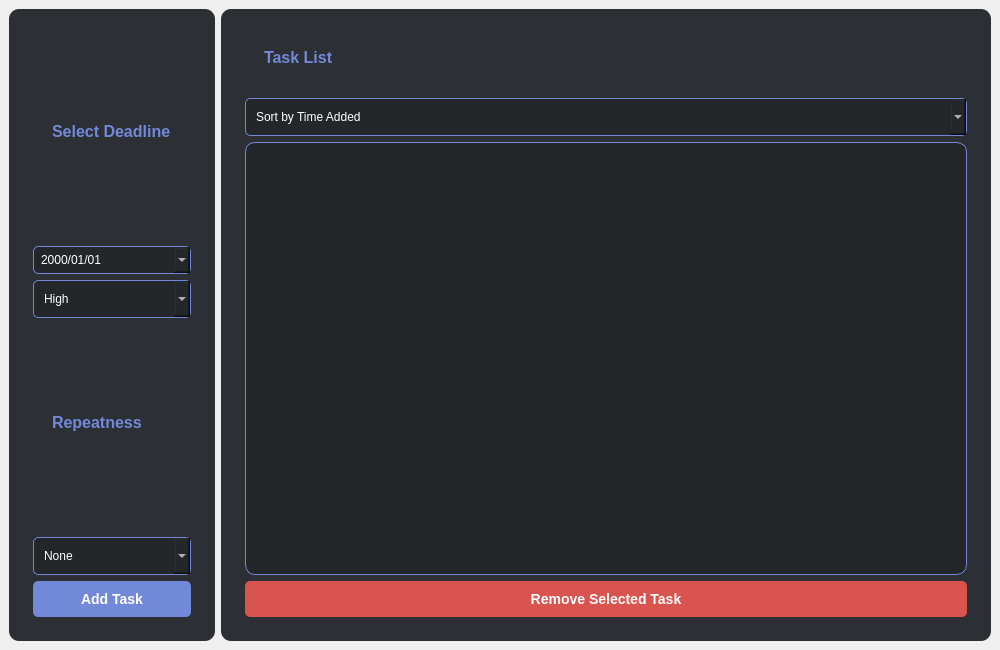
<?xml version="1.0" encoding="UTF-8"?>
<ui version="4.0">
 <class>MainWindow</class>
 <widget class="QMainWindow" name="MainWindow">
  <property name="geometry">
   <rect>
    <x>0</x>
    <y>0</y>
    <width>1000</width>
    <height>650</height>
   </rect>
  </property>
  <property name="windowTitle">
   <string>Modern To-Do List</string>
  </property>
  <widget class="QWidget" name="centralwidget">
   <layout class="QHBoxLayout" name="horizontalLayout">
    <item>
     <widget class="QFrame" name="inputFrame">
      <property name="styleSheet">
       <string notr="true">background-image: url(:/newPrefix/Todd_Diemer____YSZROKIJL9.jpg);
        background-color: #2c2f33;
        color: #ffffff;
        border-radius: 10px;
        padding: 15px;
       </string>
      </property>
      <layout class="QVBoxLayout" name="verticalLayout">
       <item>
        <widget class="QLabel" name="deadlineLabel">
         <property name="styleSheet">
          <string notr="true">
           font-size: 16px;
           font-weight: bold;
           margin-bottom: 10px;
           color: #7289da;
          </string>
         </property>
         <property name="text">
          <string>Select Deadline</string>
         </property>
        </widget>
       </item>
       <item>
        <widget class="QDateEdit" name="dateInput">
         <property name="styleSheet">
          <string>
           padding: 5px;
           border: 1px solid #7289da;
           border-radius: 5px;
           background-color: #23272a;
           color: #ffffff;
          </string>
         </property>
         <property name="displayFormat">
          <string>yyyy/MM/dd</string>
         </property>
         <property name="calendarPopup">
          <bool>true</bool>
         </property>
        </widget>
       </item>
       <item>
        <widget class="QComboBox" name="priorityInput">
         <property name="styleSheet">
          <string>
           padding: 10px;
           border: 1px solid #7289da;
           border-radius: 5px;
           background-color: #23272a;
           color: #ffffff;
          </string>
         </property>
         <item>
          <property name="text">
           <string>High</string>
          </property>
         </item>
         <item>
          <property name="text">
           <string>Medium</string>
          </property>
         </item>
         <item>
          <property name="text">
           <string>Low</string>
          </property>
         </item>
        </widget>
       </item>
       <item>
        <widget class="QLabel" name="repeatLabel">
         <property name="styleSheet">
          <string notr="true">
           font-size: 16px;
           font-weight: bold;
           margin-bottom: 10px;
           color: #7289da;
          </string>
         </property>
         <property name="text">
          <string>Repeatness</string>
         </property>
        </widget>
       </item>
       <item>
        <widget class="QComboBox" name="repeatInput">
         <property name="styleSheet">
          <string>
           padding: 10px;
           border: 1px solid #7289da;
           border-radius: 5px;
           background-color: #23272a;
           color: #ffffff;
          </string>
         </property>
         <item>
          <property name="text">
           <string>None</string>
          </property>
         </item>
         <item>
          <property name="text">
           <string>Daily</string>
          </property>
         </item>
         <item>
          <property name="text">
           <string>Weekly</string>
          </property>
         </item>
         <item>
          <property name="text">
           <string>Monthly</string>
          </property>
         </item>
         <item>
          <property name="text">
           <string>Yearly</string>
          </property>
         </item>
        </widget>
       </item>
       <item>
        <widget class="QPushButton" name="addTaskButton">
         <property name="styleSheet">
          <string>
           background-color: #7289da;
           color: #ffffff;
           padding: 10px;
           border-radius: 5px;
           font-size: 14px;
           font-weight: bold;
          </string>
         </property>
         <property name="text">
          <string>Add Task</string>
         </property>
        </widget>
       </item>
      </layout>
     </widget>
    </item>
    <item>
     <widget class="QFrame" name="taskDisplayFrame">
      <property name="styleSheet">
       <string>
        background-color: #2c2f33;
        color: #ffffff;
        border-radius: 10px;
        padding: 15px;
       </string>
      </property>
      <layout class="QVBoxLayout" name="verticalLayout_2">
       <item>
        <widget class="QLabel" name="taskListLabel">
         <property name="styleSheet">
          <string>
           font-size: 16px;
           font-weight: bold;
           margin-bottom: 10px;
           color: #7289da;
          </string>
         </property>
         <property name="text">
          <string>Task List</string>
         </property>
        </widget>
       </item>
       <item>
        <widget class="QComboBox" name="sortTasksDropdown">
         <property name="styleSheet">
          <string>
           padding: 10px;
           border-radius: 5px;
           border: 1px solid #7289da;
           background-color: #23272a;
           color: #ffffff;
          </string>
         </property>
         <item>
          <property name="text">
           <string>Sort by Time Added</string>
          </property>
         </item>
         <item>
          <property name="text">
           <string>Sort by Priority</string>
          </property>
         </item>
         <item>
          <property name="text">
           <string>Sort by Deadline</string>
          </property>
         </item>
        </widget>
       </item>
       <item>
        <widget class="QListWidget" name="taskListWidget">
         <property name="styleSheet">
          <string>
           border: 1px solid #7289da;
           font-size: 14px;
           background-color: #23272a;
           color: #ffffff;
           padding: 5px;
          </string>
         </property>
        </widget>
       </item>
       <item>
        <widget class="QPushButton" name="removeTaskButton">
         <property name="styleSheet">
          <string>
           background-color: #d9534f;
           color: #ffffff;
           padding: 10px;
           border-radius: 5px;
           font-size: 14px;
           font-weight: bold;
          </string>
         </property>
         <property name="text">
          <string>Remove Selected Task</string>
         </property>
        </widget>
       </item>
      </layout>
     </widget>
    </item>
   </layout>
  </widget>
 </widget>
 <resources>
  <include location="D:/FACTULTY/soft ware/Project/to_do_list-master/to_do_list-master/photos/test.qrc"/>
 </resources>
 <connections/>
</ui>
